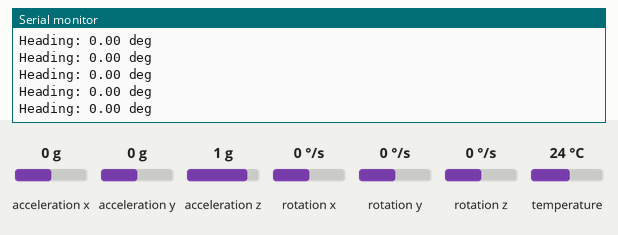
Simulated run of this sketch. Board: Arduino Uno, built with avr-gcc and run on an emulated ATmega328P. Shown: the last lines printed to the serial monitor. The inputs (shaded band) are chosen by the test bench; at power-on: rotation z 0 °/s, acceleration x 0 g, acceleration y 0 g, acceleration z 1 g, rotation x 0 °/s, rotation y 0 °/s, temperature 24 °C.

Above: at 5.8 s.
5.9 s: rotation z set to -192 °/s
At 6.9 s:
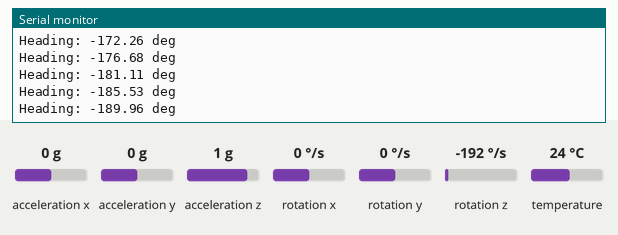
7.4 s: rotation z set to -100 °/s
At 8.1 s:
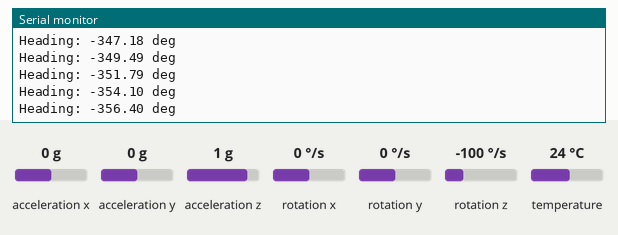
Timing chart, 0 to 10.4 s (numbered marks = the images above; inputs shaded):
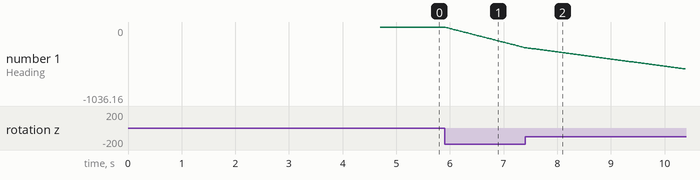

The sketch:

mpu_heading_test.ino
```cpp
#include <Wire.h>
#include <Adafruit_MPU6050.h>
#include <Adafruit_Sensor.h>

Adafruit_MPU6050 mpu;

float heading = 0.0;
float gyroBias = 0.0;

unsigned long lastTime;

void setup() {

  Serial.begin(115200);

  if (!mpu.begin()) {
    Serial.println("MPU6050 not found!");
    while (1);
  }

  Serial.println("Keep robot still...");
  delay(1000);

  // Calibrate gyro Z bias
  float sum = 0;

  for (int i = 0; i < 300; i++) {

    sensors_event_t a, g, temp;
    mpu.getEvent(&a, &g, &temp);

    sum += g.gyro.z;

    delay(10);
  }

  gyroBias = sum / 300.0;

  heading = 0.0;
  lastTime = micros();

  Serial.println("Calibration Complete");
  Serial.println("Heading = 0");
}

void loop() {

  sensors_event_t a, g, temp;
  mpu.getEvent(&a, &g, &temp);

  unsigned long now = micros();
  float dt = (now - lastTime) / 1000000.0;
  lastTime = now;

  // Convert rad/s to deg/s
  float gyroZ = (g.gyro.z - gyroBias) * 180.0 / PI;

  heading += gyroZ * dt;

  Serial.print("Heading: ");
  Serial.print(heading, 2);
  Serial.println(" deg");

  delay(20);
}
```

Measured:
- after the input at 5.9 s, the serial monitor: prints a new line at once (image 1)
- plotted number 1: 0 → -287.28 after the input at 5.9 s
